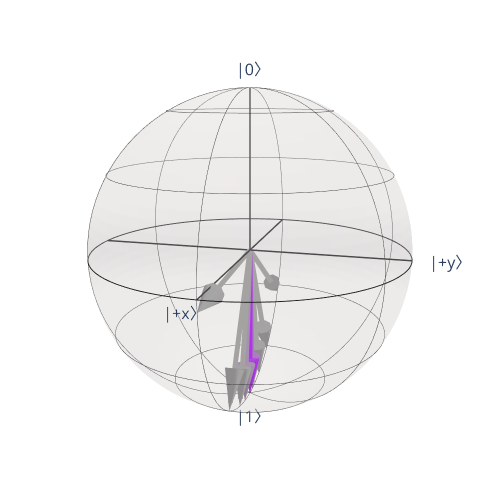

The cell this chart's notebook holds for it:
### Code cell
cm = LinearSegmentedColormap.from_list('graypurple', ["#999999", "#AA00FF"])

vectors_color = [rgb2hex(cm(kk)) for kk in np.linspace(-1,1,len(callback_list))]

vectors = []

for item in callback_list:
    qubit = QuantumRegister(size=1, name="qubit")
    theta = ParameterVector(name=r"$\theta$", length=1)
    qc = QuantumCircuit(qubit)
    qc.ry(theta=theta[0], qubit=qubit)
    qc = qc.assign_parameters([item[0]])
    sv = Statevector(qc)
    vectors.append(sv)

bloch_sphere(vectors=vectors[:14], vectors_color=vectors_color, figsize=(500, 500))
